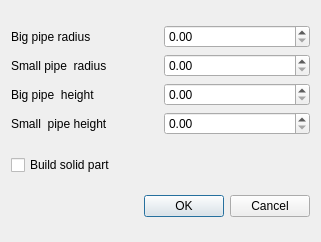
<?xml version="1.0" encoding="UTF-8"?>
<ui version="4.0">
 <class>Dialog</class>
 <widget class="QDialog" name="Dialog">
  <property name="geometry">
   <rect>
    <x>0</x>
    <y>0</y>
    <width>321</width>
    <height>242</height>
   </rect>
  </property>
  <property name="windowTitle">
   <string>Dialog</string>
  </property>
  <layout class="QVBoxLayout" name="verticalLayout">
   <item>
    <layout class="QGridLayout" name="gridLayout">
     <item row="2" column="1">
      <widget class="QDoubleSpinBox" name="doubleSpinBox_2"/>
     </item>
     <item row="0" column="0">
      <widget class="QLabel" name="label">
       <property name="text">
        <string>Big pipe radius</string>
       </property>
      </widget>
     </item>
     <item row="3" column="1">
      <widget class="QDoubleSpinBox" name="doubleSpinBox_3"/>
     </item>
     <item row="4" column="1">
      <widget class="QDoubleSpinBox" name="doubleSpinBox_4"/>
     </item>
     <item row="0" column="1">
      <widget class="QDoubleSpinBox" name="doubleSpinBox"/>
     </item>
     <item row="3" column="0">
      <widget class="QLabel" name="label_3">
       <property name="text">
        <string>Big pipe  height</string>
       </property>
      </widget>
     </item>
     <item row="2" column="0">
      <widget class="QLabel" name="label_2">
       <property name="text">
        <string>Small pipe  radius</string>
       </property>
      </widget>
     </item>
     <item row="4" column="0">
      <widget class="QLabel" name="label_4">
       <property name="text">
        <string>Small  pipe height</string>
       </property>
      </widget>
     </item>
    </layout>
   </item>
   <item>
    <widget class="QCheckBox" name="checkBox">
     <property name="text">
      <string>Build solid part</string>
     </property>
    </widget>
   </item>
   <item>
    <widget class="QDialogButtonBox" name="buttonBox">
     <property name="orientation">
      <enum>Qt::Horizontal</enum>
     </property>
     <property name="standardButtons">
      <set>QDialogButtonBox::Cancel|QDialogButtonBox::Ok</set>
     </property>
    </widget>
   </item>
  </layout>
 </widget>
 <resources/>
 <connections>
  <connection>
   <sender>buttonBox</sender>
   <signal>accepted()</signal>
   <receiver>Dialog</receiver>
   <slot>accept()</slot>
   <hints>
    <hint type="sourcelabel">
     <x>248</x>
     <y>254</y>
    </hint>
    <hint type="destinationlabel">
     <x>157</x>
     <y>274</y>
    </hint>
   </hints>
  </connection>
  <connection>
   <sender>buttonBox</sender>
   <signal>rejected()</signal>
   <receiver>Dialog</receiver>
   <slot>reject()</slot>
   <hints>
    <hint type="sourcelabel">
     <x>316</x>
     <y>260</y>
    </hint>
    <hint type="destinationlabel">
     <x>286</x>
     <y>274</y>
    </hint>
   </hints>
  </connection>
 </connections>
</ui>
